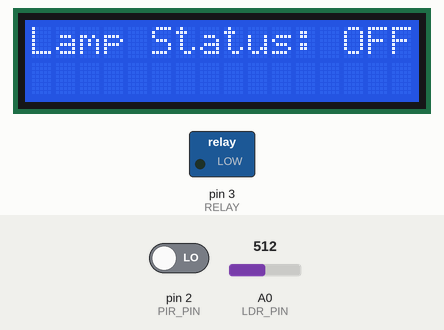
Recording of a sketch running on a simulated Arduino Uno, built with avr-gcc and run on an emulated ATmega328P. Parts: 16×2 character LCD, switched loads named in the sketch (green lamp = pin HIGH). The test bench sets the inputs (shaded band); at power-on: A0 (LDR_PIN) = 512, pin 2 (PIR_PIN) LOW. What the sketch prints to the serial monitor is not drawn.

Above: at 1.2 s.
1.3 s: A0 (LDR_PIN) set to 319
2.8 s: A0 (LDR_PIN) set to 291
At 3.4 s:
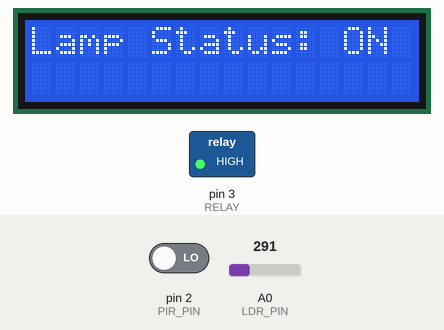
4.3 s: A0 (LDR_PIN) set to 511
At 4.9 s:
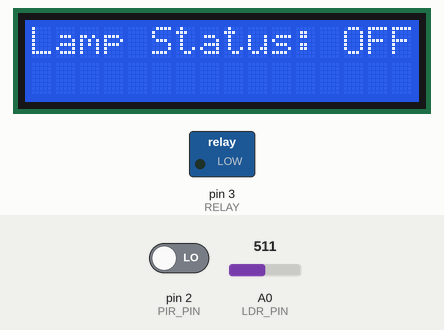
5.8 s: pin 2 (PIR_PIN) driven HIGH
At 6.3 s:
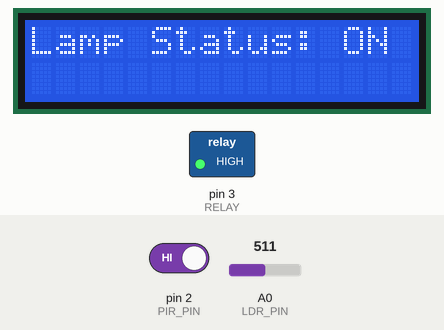
8.8 s: pin 2 (PIR_PIN) driven LOW
At 9.2 s:
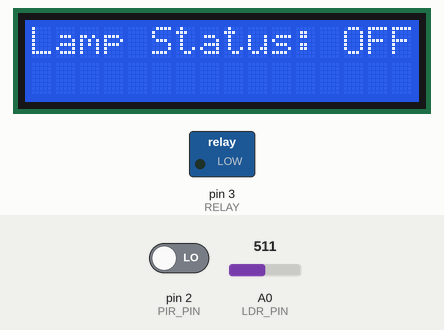
Timing chart, 0 to 11.8 s (numbered marks = the images above; inputs shaded):
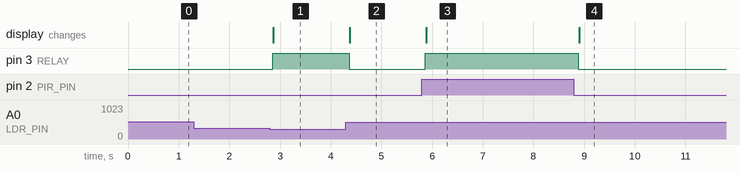

Measured:
- the behaviour switches between 307 and 306 on A0 (LDR_PIN) (found by bisection; images 0 and 1)
- after the input at 1.3 s, every drawn part: stays the same
- after the input at 2.8 s, pin 3 (RELAY): LOW → HIGH after 0.05 s; the display: changes after 0.07 s (image 1)
- after the input at 4.3 s, pin 3 (RELAY): HIGH → LOW after 0.06 s; the display: changes after 0.08 s (image 2)
- after the input at 5.8 s, pin 3 (RELAY): LOW → HIGH after 0.07 s; the display: changes after 0.09 s (image 3)
- after the input at 8.8 s, pin 3 (RELAY): HIGH → LOW after 0.09 s; the display: changes after 0.10 s (image 4)

The sketch:

smart_lighting.ino
```cpp
// library lcd i2c
#include <LiquidCrystal_I2C.h>

// deklarasi lcd i2c
LiquidCrystal_I2C lcd(0x20,16,2);

// deklarasi pin
#define LDR_PIN A0
#define RELAY 3
#define PIR_PIN 2

int light_value, light, motion;

void setup(){
  Serial.begin(9600);

  pinMode(LDR_PIN, INPUT);
  pinMode(PIR_PIN, INPUT);
  pinMode(RELAY, OUTPUT);

  // inisialisasi lcd i2c
  lcd.init();
  lcd.clear();
  lcd.backlight();
}

void loop(){
  light_value = analogRead(LDR_PIN);
  light = map(light_value, 0, 1023, 0, 100);
  Serial.print("Light Level: ");
  Serial.print(light);

  motion = digitalRead(PIR_PIN);

  if (light < 30 || motion == HIGH){
    Serial.println(" -> Lamp Status: ON");
    // relay on
  	digitalWrite(RELAY, HIGH);
    // tampilkan status di lcd i2c
    lcd.setCursor(0,0);
    lcd.print("Lamp Status: ON ");
  }
  else{
    Serial.println(" - > Lamp Status: OFF");
    // relay on
  	digitalWrite(RELAY, LOW);
    // tampilkan status di lcd i2c
    lcd.setCursor(0,0);
    lcd.print("Lamp Status: OFF");
  }

  delay(100);
}
```
